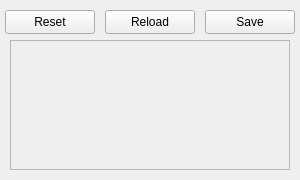
<?xml version="1.0" encoding="UTF-8"?>
<ui version="4.0">
 <class>MainWindow</class>
 <widget class="QMainWindow" name="MainWindow">
  <property name="geometry">
   <rect>
    <x>0</x>
    <y>0</y>
    <width>300</width>
    <height>180</height>
   </rect>
  </property>
  <property name="windowTitle">
   <string>MainWindow</string>
  </property>
  <widget class="QWidget" name="centralwidget">
   <widget class="QScrollArea" name="scrollArea">
    <property name="geometry">
     <rect>
      <x>10</x>
      <y>40</y>
      <width>280</width>
      <height>130</height>
     </rect>
    </property>
    <property name="widgetResizable">
     <bool>true</bool>
    </property>
    <widget class="QWidget" name="scrollAreaWidgetContents">
     <property name="geometry">
      <rect>
       <x>0</x>
       <y>0</y>
       <width>278</width>
       <height>128</height>
      </rect>
     </property>
    </widget>
   </widget>
   <widget class="QPushButton" name="ResetBTN">
    <property name="geometry">
     <rect>
      <x>5</x>
      <y>10</y>
      <width>90</width>
      <height>24</height>
     </rect>
    </property>
    <property name="text">
     <string>Reset</string>
    </property>
   </widget>
   <widget class="QPushButton" name="ReloadBTN">
    <property name="geometry">
     <rect>
      <x>105</x>
      <y>10</y>
      <width>90</width>
      <height>24</height>
     </rect>
    </property>
    <property name="text">
     <string>Reload</string>
    </property>
   </widget>
  <widget class="QPushButton" name="SaveBTN">
    <property name="geometry">
     <rect>
      <x>205</x>
      <y>10</y>
      <width>90</width>
      <height>24</height>
     </rect>
    </property>
    <property name="text">
     <string>Save</string>
    </property>
   </widget>
  </widget>
  <widget class="QMenuBar" name="menubar">
   <property name="geometry">
    <rect>
     <x>0</x>
     <y>0</y>
     <width>300</width>
     <height>22</height>
    </rect>
   </property>
  </widget>
 </widget>
 <resources/>
 <connections/>
</ui>
